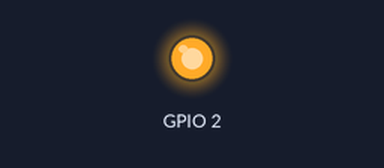
A program run on a simulated ESP8266 board running MicroPython. On the bench: output pins drawn as LEDs (lit = HIGH).

Above: at 2.5 s.
At 5.05 s:
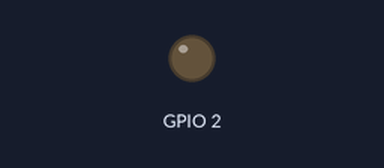
Timing chart, 0 to 6.5 s (numbered marks = the images above):
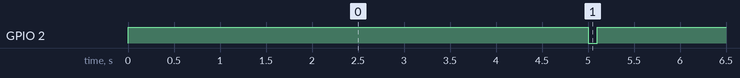

The program:

timer.py
```python
from machine import Timer, Pin
import time

class Led:
  def __init__(self, pin):
    self.led = Pin(pin, Pin.OUT)
    self.led.value(1)

  def blink(self,t):
    self.led.value(0)
    time.sleep_ms(100)
    self.led.value(1)


def start_timer():
 led = Led(2) #builtin LED is at pin 2
 tmr = Timer(-1)
 try:
   tmr.init(period=5000, mode=Timer.PERIODIC, callback=led.blink)
 except:
   raise

if __name__ == '__main__':
  start_timer()
```

Measured:
- by itself, GPIO 2: alternates HIGH for 4.9 s and LOW for 0.10 s
